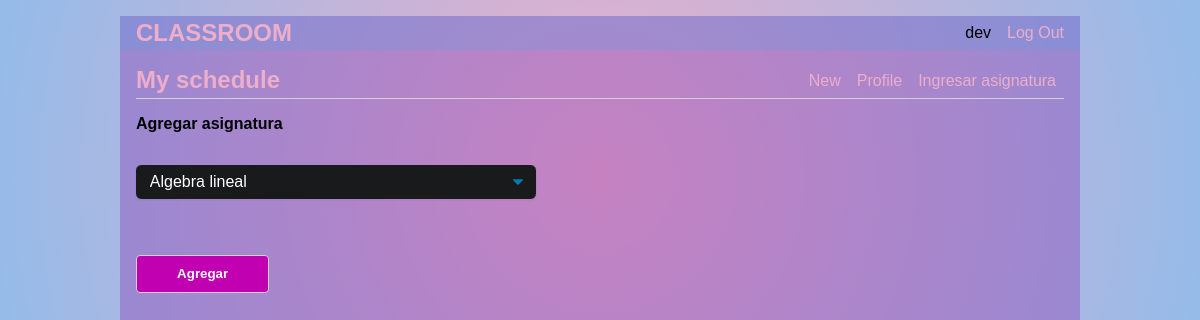
/schedule (signed in), run on an earlier commit of the app's database.
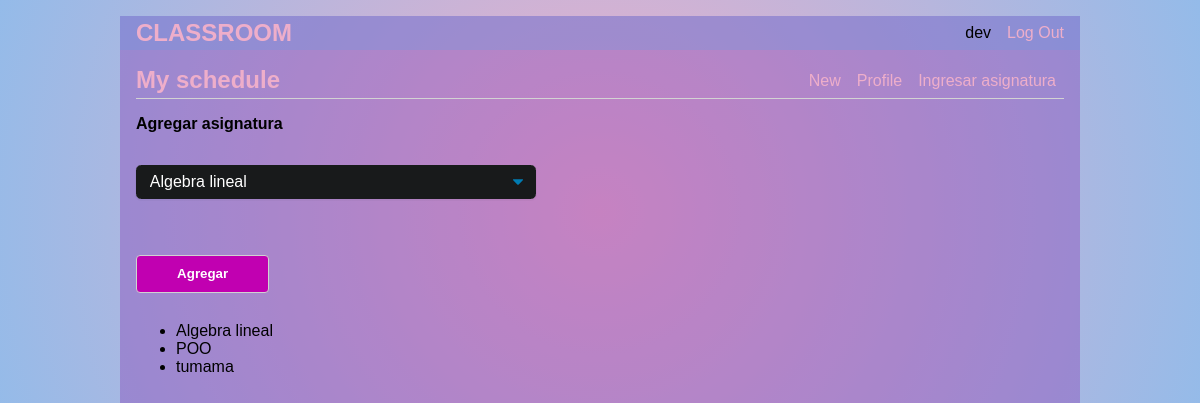
And on a later commit of the database.
### tables this page shows
CREATE TABLE subject_ (
  id INTEGER PRIMARY KEY AUTOINCREMENT,
  name_s TEXT NOT NULL
);

### flaskr/userspace.py (the view)
@bp.route('/schedule', methods=('GET', 'POST'))
@login_required
def schedule():
    mySchedule.addSbjct()
    subjects = mySchedule.getSbjcts()
    schedules = mySchedule.getSchdls()
    return render_template('userspace/schedule.html', subjects=subjects, schedules=schedules)

### flaskr/auth.py (called while the page is built)
@bp.before_app_request
def load_logged_in_user():
    user_id = session.get('user_id')
    if user_id is None:
        g.user = None
    else:
        g.user = get_db().execute(
            'SELECT * FROM user WHERE id = ?', (user_id,)
        ).fetchone()

def login_required(view):
    @functools.wraps(view)
    def wrapped_view(**kwargs):
        if g.user is None:
            return redirect(url_for('auth.login'))
        return view(**kwargs)
    return wrapped_view

### flaskr/db.py (called while the page is built)
def get_db():
    if 'db' not in g:
        g.db = sqlite3.connect(
            current_app.config['DATABASE'],
            detect_types=sqlite3.PARSE_DECLTYPES
        )
        g.db.row_factory = sqlite3.Row
    return g.db

### flaskr/userspace.py (called while the page is built, shortened)
    def getSbjcts(self):
        return self.subjects

    def getSchdls(self):
        return self.schedules

    def addSbjct(self):
        db = get_db()
        self.subjects = db.execute(
            'SELECT id, name_s FROM subject_'
        ).fetchall()
        self.owner = g.user['id']
        owner = self.owner
        self.schedules = db.execute(
            'SELECT s.name_s FROM subject_ s, schedule sch WHERE s.id = sch.id_subj AND sch.id_user = ?',
            (owner,)
        ).fetchall()

### flaskr/templates/userspace/schedule.html
{% extends 'base.html' %}
{% block header %}
  <h1>{% block title %}My schedule{% endblock %}</h1>
  {% if g.user %}
    <a class="action" href="{{ url_for('blog.create') }}">New</a>
    <a class="action" href="{{ url_for('userspace.profile') }}">Profile</a>
    <a class="action" href="{{ url_for('userspace.addSubject') }}">Ingresar asignatura</a>
  {% endif %}
{% endblock %}
{% block content %}
  <form method="post">
    <label for="Agregar asignatura">Agregar asignatura</label>
    <select name="subject" id="subject">
      {% for subject in subjects %}
          <option value="{{ subject['id'] }}">{{ subject['name_s'].capitalize() }}</option>
      {% endfor %}
  </select>
  <input type="submit" value="Agregar">
  </form>
  <ul>
    {% for sch in schedules %}
      <li>{{ sch['name_s']}}</li>
    {% endfor %}
  </ul>
{% endblock %}

What changed in the data, as far as the page shows it:
now on this page (row unchanged): subject_: name_s "Algebra lineal"
now on this page (row unchanged): subject_: name_s "POO"
added subject_: name_s "tumama"
